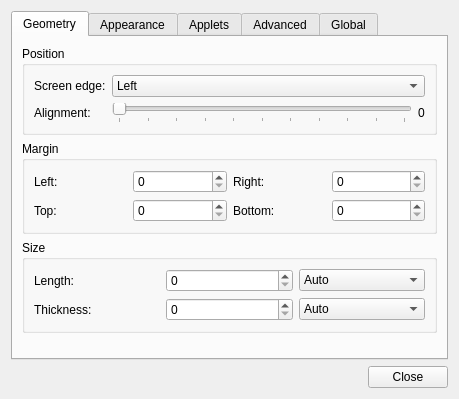
<?xml version="1.0" encoding="UTF-8"?>
<ui version="4.0">
 <class>PreferencesDialog</class>
 <widget class="QDialog" name="PreferencesDialog">
  <property name="geometry">
   <rect>
    <x>0</x>
    <y>0</y>
    <width>459</width>
    <height>399</height>
   </rect>
  </property>
  <property name="windowTitle">
   <string>Preferences</string>
  </property>
  <layout class="QVBoxLayout" name="verticalLayout">
   <item>
    <widget class="QTabWidget" name="tabWidget">
     <property name="currentIndex">
      <number>0</number>
     </property>
     <widget class="QWidget" name="tab">
      <attribute name="title">
       <string>Geometry</string>
      </attribute>
      <layout class="QVBoxLayout" name="verticalLayout_3">
       <item>
        <widget class="QGroupBox" name="groupBox">
         <property name="title">
          <string>Position</string>
         </property>
         <layout class="QFormLayout" name="formLayout">
          <item row="0" column="0">
           <widget class="QLabel" name="label_2">
            <property name="text">
             <string>Screen edge:</string>
            </property>
           </widget>
          </item>
          <item row="0" column="1">
           <widget class="QComboBox" name="screenEdge">
            <item>
             <property name="text">
              <string>Left</string>
             </property>
            </item>
            <item>
             <property name="text">
              <string>Top</string>
             </property>
            </item>
            <item>
             <property name="text">
              <string>Right</string>
             </property>
            </item>
            <item>
             <property name="text">
              <string>Bottom</string>
             </property>
            </item>
           </widget>
          </item>
          <item row="1" column="0">
           <widget class="QLabel" name="label_3">
            <property name="text">
             <string>Alignment:</string>
            </property>
           </widget>
          </item>
          <item row="1" column="1">
           <layout class="QHBoxLayout" name="horizontalLayout">
            <item>
             <widget class="QSlider" name="alignment">
              <property name="maximum">
               <number>100</number>
              </property>
              <property name="singleStep">
               <number>0</number>
              </property>
              <property name="orientation">
               <enum>Qt::Horizontal</enum>
              </property>
              <property name="tickPosition">
               <enum>QSlider::TicksBelow</enum>
              </property>
              <property name="tickInterval">
               <number>10</number>
              </property>
             </widget>
            </item>
            <item>
             <widget class="QLabel" name="label_13">
              <property name="text">
               <string>0</string>
              </property>
             </widget>
            </item>
           </layout>
          </item>
         </layout>
        </widget>
       </item>
       <item>
        <widget class="QGroupBox" name="groupBox_2">
         <property name="title">
          <string>Margin</string>
         </property>
         <layout class="QGridLayout" name="gridLayout_2">
          <item row="0" column="0">
           <widget class="QLabel" name="label_4">
            <property name="text">
             <string>Left:</string>
            </property>
           </widget>
          </item>
          <item row="0" column="1">
           <widget class="QSpinBox" name="leftMargin"/>
          </item>
          <item row="0" column="2">
           <widget class="QLabel" name="label_6">
            <property name="text">
             <string>Right:</string>
            </property>
           </widget>
          </item>
          <item row="0" column="3">
           <widget class="QSpinBox" name="rightMargin"/>
          </item>
          <item row="1" column="0">
           <widget class="QLabel" name="label_5">
            <property name="text">
             <string>Top:</string>
            </property>
           </widget>
          </item>
          <item row="1" column="1">
           <widget class="QSpinBox" name="topMargin"/>
          </item>
          <item row="1" column="2">
           <widget class="QLabel" name="label_7">
            <property name="text">
             <string>Bottom:</string>
            </property>
           </widget>
          </item>
          <item row="1" column="3">
           <widget class="QSpinBox" name="bottomMargin"/>
          </item>
         </layout>
        </widget>
       </item>
       <item>
        <widget class="QGroupBox" name="groupBox_4">
         <property name="title">
          <string>Size</string>
         </property>
         <layout class="QGridLayout" name="gridLayout_4">
          <item row="0" column="0">
           <widget class="QLabel" name="label_9">
            <property name="text">
             <string>Length:</string>
            </property>
           </widget>
          </item>
          <item row="0" column="3">
           <widget class="QComboBox" name="lengthMode">
            <item>
             <property name="text">
              <string>Auto</string>
             </property>
            </item>
            <item>
             <property name="text">
              <string>percent</string>
             </property>
            </item>
            <item>
             <property name="text">
              <string>pixels</string>
             </property>
            </item>
           </widget>
          </item>
          <item row="2" column="0">
           <widget class="QLabel" name="label_10">
            <property name="text">
             <string>Thickness:</string>
            </property>
           </widget>
          </item>
          <item row="2" column="1">
           <widget class="QSpinBox" name="thickness"/>
          </item>
          <item row="0" column="1">
           <widget class="QSpinBox" name="length">
            <property name="maximum">
             <number>100</number>
            </property>
           </widget>
          </item>
          <item row="2" column="3">
           <widget class="QComboBox" name="thicknessMode">
            <item>
             <property name="text">
              <string>Auto</string>
             </property>
            </item>
            <item>
             <property name="text">
              <string>pixels</string>
             </property>
            </item>
           </widget>
          </item>
         </layout>
        </widget>
       </item>
       <item>
        <spacer name="verticalSpacer_2">
         <property name="orientation">
          <enum>Qt::Vertical</enum>
         </property>
         <property name="sizeHint" stdset="0">
          <size>
           <width>20</width>
           <height>40</height>
          </size>
         </property>
        </spacer>
       </item>
      </layout>
     </widget>
     <widget class="QWidget" name="tab_5">
      <attribute name="title">
       <string>Appearance</string>
      </attribute>
      <layout class="QGridLayout" name="gridLayout_3">
       <item row="1" column="1">
        <widget class="QSpinBox" name="iconSize"/>
       </item>
       <item row="1" column="0">
        <widget class="QLabel" name="label_11">
         <property name="text">
          <string>Icon size:</string>
         </property>
        </widget>
       </item>
       <item row="3" column="0" colspan="2">
        <spacer name="verticalSpacer_3">
         <property name="orientation">
          <enum>Qt::Vertical</enum>
         </property>
         <property name="sizeHint" stdset="0">
          <size>
           <width>20</width>
           <height>40</height>
          </size>
         </property>
        </spacer>
       </item>
       <item row="2" column="0">
        <widget class="QLabel" name="label_12">
         <property name="enabled">
          <bool>false</bool>
         </property>
         <property name="text">
          <string>Theme:</string>
         </property>
        </widget>
       </item>
       <item row="2" column="1">
        <widget class="QComboBox" name="theme">
         <property name="enabled">
          <bool>false</bool>
         </property>
        </widget>
       </item>
      </layout>
     </widget>
     <widget class="QWidget" name="tab_2">
      <attribute name="title">
       <string>Applets</string>
      </attribute>
      <layout class="QGridLayout" name="gridLayout">
       <item row="1" column="1">
        <layout class="QVBoxLayout" name="verticalLayout_2">
         <item>
          <widget class="QPushButton" name="addApplet">
           <property name="text">
            <string>Add</string>
           </property>
          </widget>
         </item>
         <item>
          <widget class="QPushButton" name="removeApplet">
           <property name="text">
            <string>Remove</string>
           </property>
          </widget>
         </item>
         <item>
          <widget class="QPushButton" name="appletPref">
           <property name="text">
            <string>Preferences</string>
           </property>
          </widget>
         </item>
         <item>
          <widget class="QPushButton" name="moveUp">
           <property name="text">
            <string>Move Up</string>
           </property>
          </widget>
         </item>
         <item>
          <widget class="QPushButton" name="moveDown">
           <property name="text">
            <string>Move Down</string>
           </property>
          </widget>
         </item>
         <item>
          <spacer name="verticalSpacer">
           <property name="orientation">
            <enum>Qt::Vertical</enum>
           </property>
           <property name="sizeHint" stdset="0">
            <size>
             <width>20</width>
             <height>40</height>
            </size>
           </property>
          </spacer>
         </item>
        </layout>
       </item>
       <item row="0" column="0" colspan="2">
        <widget class="QLabel" name="label">
         <property name="text">
          <string>You can use &quot;drag and drop&quot; to reorder applets in the  list.</string>
         </property>
        </widget>
       </item>
       <item row="1" column="0">
        <widget class="QTreeView" name="appletsView">
         <property name="rootIsDecorated">
          <bool>false</bool>
         </property>
         <property name="itemsExpandable">
          <bool>false</bool>
         </property>
         <attribute name="headerVisible">
          <bool>false</bool>
         </attribute>
        </widget>
       </item>
      </layout>
     </widget>
     <widget class="QWidget" name="tab_3">
      <attribute name="title">
       <string>Advanced</string>
      </attribute>
      <layout class="QVBoxLayout" name="verticalLayout_4">
       <item>
        <widget class="QGroupBox" name="groupBox_3">
         <property name="title">
          <string>Multi-monitor Setup</string>
         </property>
         <layout class="QFormLayout" name="formLayout_2">
          <item row="0" column="0">
           <widget class="QLabel" name="label_8">
            <property name="text">
             <string>Show on monitor:</string>
            </property>
           </widget>
          </item>
          <item row="0" column="1">
           <widget class="QComboBox" name="monitor"/>
          </item>
          <item row="1" column="0" colspan="2">
           <widget class="QCheckBox" name="spanMonitors">
            <property name="text">
             <string>Span across all monitors</string>
            </property>
           </widget>
          </item>
         </layout>
        </widget>
       </item>
       <item>
        <widget class="QCheckBox" name="asDock">
         <property name="text">
          <string>Make window managers treat the panel as dock</string>
         </property>
        </widget>
       </item>
       <item>
        <widget class="QCheckBox" name="reserveSpace">
         <property name="text">
          <string>Reserve space, and not covered by maximized windows</string>
         </property>
        </widget>
       </item>
       <item>
        <spacer name="verticalSpacer_4">
         <property name="orientation">
          <enum>Qt::Vertical</enum>
         </property>
         <property name="sizeHint" stdset="0">
          <size>
           <width>20</width>
           <height>141</height>
          </size>
         </property>
        </spacer>
       </item>
      </layout>
     </widget>
     <widget class="QWidget" name="tab_4">
      <attribute name="title">
       <string>Global</string>
      </attribute>
     </widget>
    </widget>
   </item>
   <item>
    <widget class="QDialogButtonBox" name="buttonBox">
     <property name="orientation">
      <enum>Qt::Horizontal</enum>
     </property>
     <property name="standardButtons">
      <set>QDialogButtonBox::Close</set>
     </property>
    </widget>
   </item>
  </layout>
 </widget>
 <resources/>
 <connections>
  <connection>
   <sender>buttonBox</sender>
   <signal>accepted()</signal>
   <receiver>PreferencesDialog</receiver>
   <slot>accept()</slot>
   <hints>
    <hint type="sourcelabel">
     <x>257</x>
     <y>389</y>
    </hint>
    <hint type="destinationlabel">
     <x>157</x>
     <y>274</y>
    </hint>
   </hints>
  </connection>
  <connection>
   <sender>buttonBox</sender>
   <signal>rejected()</signal>
   <receiver>PreferencesDialog</receiver>
   <slot>reject()</slot>
   <hints>
    <hint type="sourcelabel">
     <x>325</x>
     <y>389</y>
    </hint>
    <hint type="destinationlabel">
     <x>286</x>
     <y>274</y>
    </hint>
   </hints>
  </connection>
  <connection>
   <sender>alignment</sender>
   <signal>valueChanged(int)</signal>
   <receiver>label_13</receiver>
   <slot>setNum(int)</slot>
   <hints>
    <hint type="sourcelabel">
     <x>301</x>
     <y>114</y>
    </hint>
    <hint type="destinationlabel">
     <x>425</x>
     <y>112</y>
    </hint>
   </hints>
  </connection>
 </connections>
</ui>
